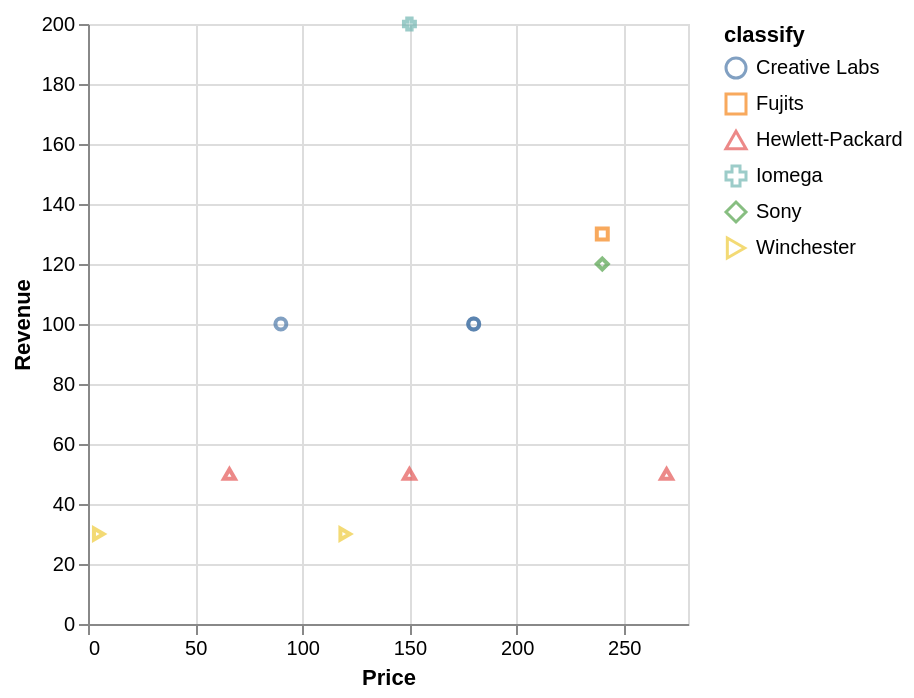

Describe this chart as a Vega-Lite specification.
### Vega-Lite specification from a JSON file in a GitHub repository (floating-point values rounded to 4 significant figures)
{"data": {"values": [{"x_data": 180, "y_data": 100, "classify": "Creative Labs"}, {"x_data": 90, "y_data": 100, "classify": "Creative Labs"}, {"x_data": 180, "y_data": 100, "classify": "Creative Labs"}, {"x_data": 240, "y_data": 130, "classify": "Fujits"}, {"x_data": 270, "y_data": 50, "classify": "Hewlett-Packard"}, {"x_data": 66, "y_data": 50, "classify": "Hewlett-Packard"}, {"x_data": 150, "y_data": 50, "classify": "Hewlett-Packard"}, {"x_data": 150, "y_data": 200, "classify": "Iomega"}, {"x_data": 240, "y_data": 120, "classify": "Sony"}, {"x_data": 120, "y_data": 30, "classify": "Winchester"}, {"x_data": 5, "y_data": 30, "classify": "Winchester"}]}, "mark": "point", "encoding": {"x": {"field": "x_data", "type": "quantitative", "title": "Price", "scale": {"zero": "false"}}, "y": {"field": "y_data", "type": "quantitative", "title": "Revenue", "scale": {"zero": "false"}}, "color": {"field": "classify", "type": "nominal"}, "shape": {"field": "classify", "type": "nominal"}}}
